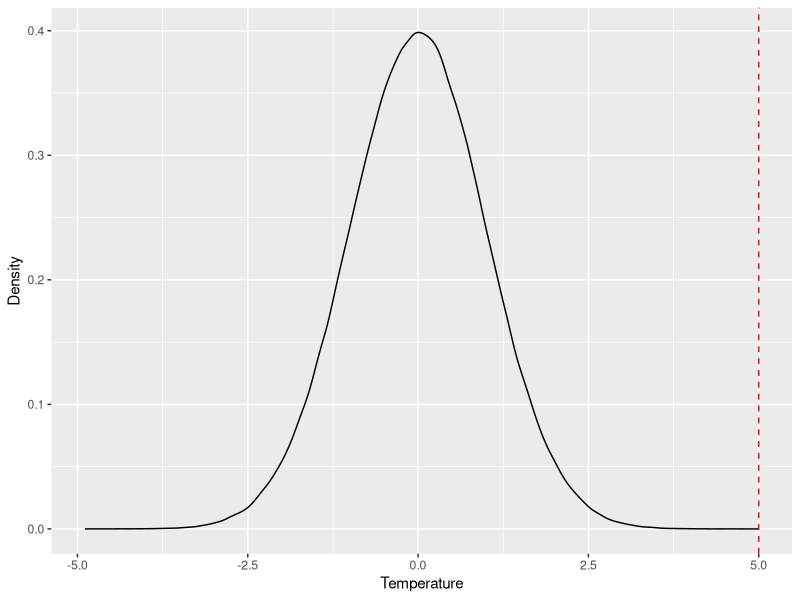

This chart was generated by the following R code:
## ---- chunk 1
set.seed(1431)
library(ggplot2)
library(dplyr)
## ---- chunk 2
data <- data.frame(value = rnorm(500000,mean=0,sd=1))
ggplot(data,aes(x=value)) + geom_density() + geom_vline(xintercept=5,linetype='dashed',colour='red') + xlab('Temperature') + ylab('Density')

integrate(function(x) dnorm(x,mean=0,sd=1),5,1000)
